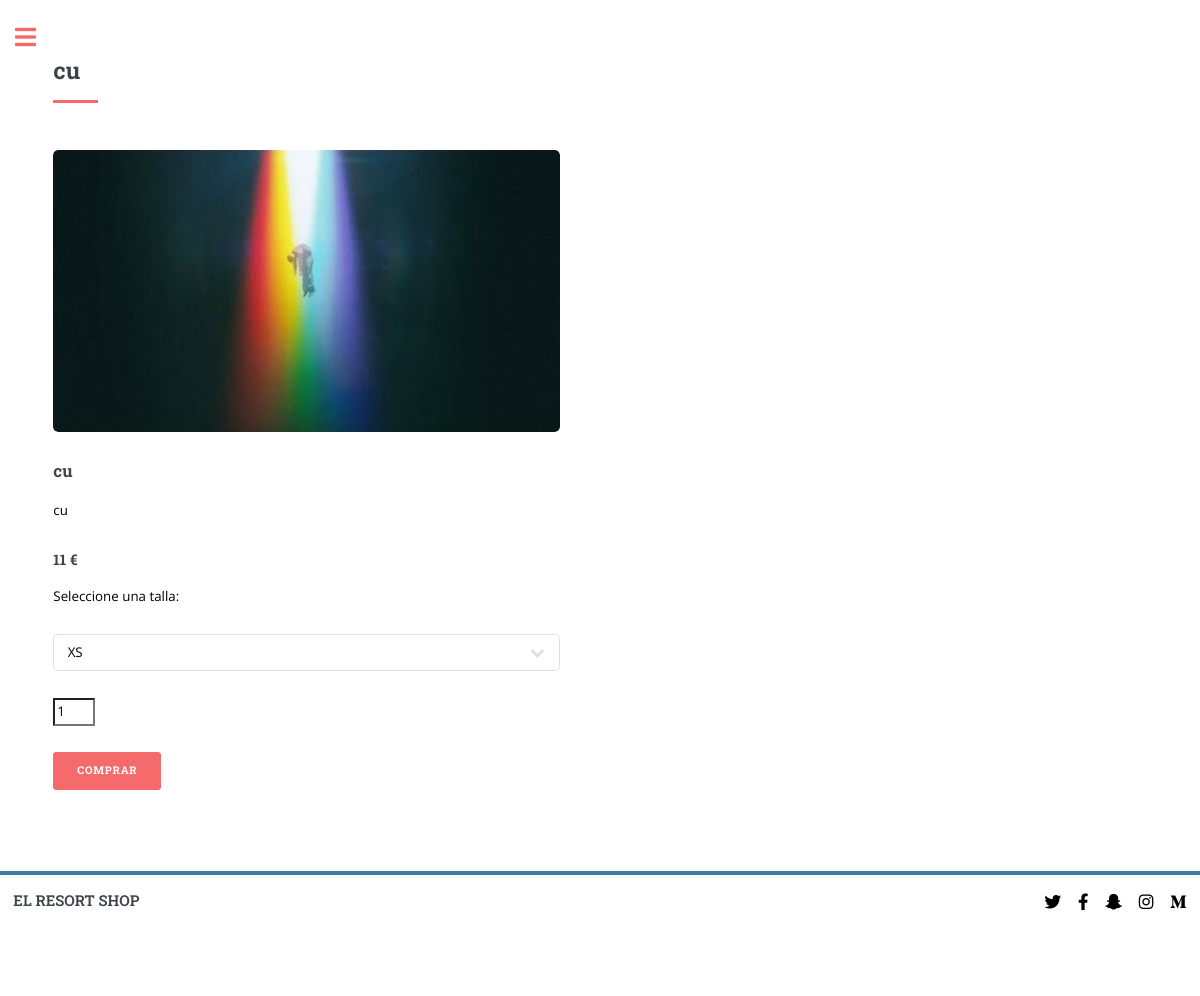
The app's page /elresortShop/producto/32/ with its own data.
### appelresortShop/models.py (models this page shows, shortened)
class Item(models.Model):
        nombre = models.CharField(max_length=50) #ATENCIÓN!! cada item subido tiene que estar en una colección
        descripcion = models.TextField(default="")
        categoria = models.CharField(max_length=50) # Pantalón, Falda, Camiseta, Camisa...
        precio = models.IntegerField()
        oferta = models.ForeignKey(Oferta, on_delete=models.CASCADE)
        fecha_insertado = models.DateField() # Fecha en la que fue insertado
        imagen = models.ImageField(upload_to ='uploads/') # Imagen del item
        COLORES = (
        ('Bl', 'Blanco'),
        ('N', 'Negro'),
        ('Rj', 'Rojo'),
        ('Rs', 'Rosa'),
        ('Am', 'Amarillo'),
        ('Nj', 'Naranja'),
        ('Az', 'Azul'),
        ('Mrr', 'Marrón'),
        ('Mor', 'Morado'),
        ('V', 'Verde'),
        ('Gr', 'Gris'),
        )
        GENEROS = (      # Mirar documentación de 'choices' en https://docs.djangoproject.com/en/3.1/topics/db/models/
        ('M', 'Hombre'),
        ('F', 'Mujer'),
        ('U', 'Unisex'),
        )
        color = models.CharField(max_length=3, choices=COLORES) # Color del item
        genero = models.CharField(max_length=1, choices=GENEROS)

### appelresortShop/views.py (the view)
# urls.py: path('producto/<int:item_id>/', views.producto, name = 'producto'),
def producto(request, item_id):
    item = get_object_or_404(Item, pk=item_id)
    lista_productos = Producto.objects.filter(item__nombre = item.nombre)
    context = {"lista_productos": lista_productos, "item":item }
    return render(request, 'producto.html', context)

### appelresortShop/templates/producto.html (shortened to what this page needs)
{% extends "base.html" %}
{% load static %}
{% block cabecera %}
<header id="header">
    <a href="{% url 'index' %}" class="logo"><strong>EL RESORT SHOP</strong></a>
    <ul class="icons">
        <li><a href="#" class="icon brands fa-twitter"><span class="label">Twitter</span></a></li>
        <li><a href="#" class="icon brands fa-facebook-f"><span class="label">Facebook</span></a></li>
        <li><a href="#" class="icon brands fa-snapchat-ghost"><span class="label">Snapchat</span></a></li>
        <li><a href="#" class="icon brands fa-instagram"><span class="label">Instagram</span></a></li>
        <li><a href="#" class="icon brands fa-medium-m"><span class="label">Medium</span></a></li>
    </ul>
</header>
{% endblock %}
{% block seccion1 %}
<section>
    <header class="major">
        <h2>{{item.nombre}}</h2>
    </header>
    <div class="posts">
        {% if lista_productos %}
            <article>
            {% if item.imagen %}
                <a href="#" class="image"><img src="{{ item.imagen.url }}" alt="" /></a>
            {% endif %}
                <h3>{{item.nombre}}</h3>
                <p>{{item.descripcion}}</p>
                <h4>{{item.precio}} €</h4>
                <form action="/action_page.php">
                    <p>Seleccione una talla:</p>
                    <select name="talla">
                        {% for p in lista_productos %}
                            {% if p.stock > 0 %}
                                <option value=p.talla>{{p.talla }}</option>
                            {% else %}
                                <option value=p.talla disabled>{{p.talla }}</option>
                            {% endif %}
                        {% endfor %}
                    </select>
                    <input type="number" id="quantity" name="quantity" min="1" max=5 value="1">
                    <ul class="actions">
                        <li><a href="#" class="button">Comprar</a></li>
                    </ul>
                 </form>
            </article>
            {% else %}
        <article>
            <h3>ESTE PRODUCTO YA NO ESTÁ DISPONIBLE</h3>
            <p>Actualmente no disponemos del artículo {{item.nombre}} </p>
        </article>
        {% endif %}
    </div>
</section>
{% endblock %}

### records on screen
Item: nombre "cu", imagen (placeholder picture), descripcion "cu", precio "11"

### other values on screen
form field talla "XS"
